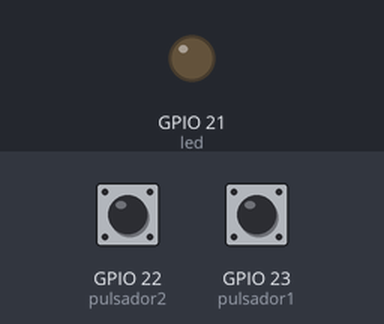
Simulated run of this sketch. Board: ESP32. Shown: output pins drawn as LEDs (lit = HIGH). The test bench sets the inputs (shaded band); at power-on: GPIO 22 (pulsador2) HIGH, GPIO 23 (pulsador1) HIGH. The modem accepts every AT command (registered, SIM ready, sends succeed) and sends nothing else.

Above: at 5.2 s.
5.3 s: GPIO 22 (pulsador2) pulled LOW for 0.15 s
At 5.4 s:
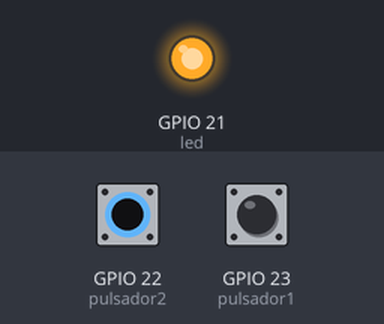
7.0 s: GPIO 22 (pulsador2) pulled LOW for 3.2 s
At 11.3 s:
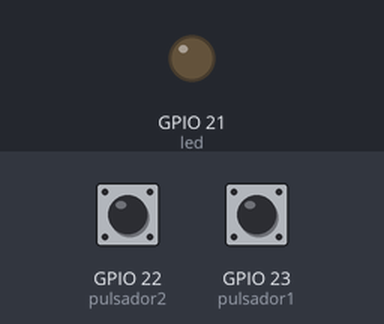
11.7 s: GPIO 23 (pulsador1) pulled LOW for 3.2 s
At 12.4 s:
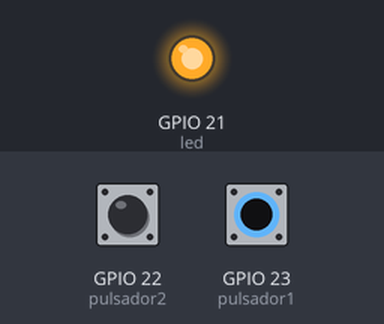
Timing chart, 0 to 16.4 s (numbered marks = the images above; inputs shaded):
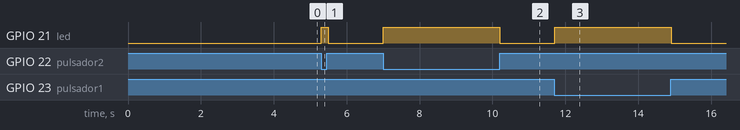

The sketch:

RYLR998_EMISOR.ino
```cpp
String lora_band = "915000000"; // Banda de frecuencia (Hz) dependerá del país/región donde se encuentre
String lora_networkid = "18";   // Identificación de la red LoRa
String lora_address = "1";      // Dirección del módulo LoRa
String lora_RX_address = "2";   // Dirección del módulo receptor LoRa

int led = 21;       // LED conectado al pin D21 del ESP32
int pulsador1 = 23; // Pulsador conectado al pin D22 del ESP32
int pulsador2 = 22; // Pulsador conectado al pin D23 del ESP32

void setup() {
  Serial2.begin(115200, SERIAL_8N1, 16, 17); // Puerto serie 2 (pin 16 RXD, 17 TXD UART del ESP32) y velocidad de 115200
  pinMode(pulsador1, INPUT_PULLUP); // Modo de entrada para el pin D23 del pulsador
  pinMode(pulsador2, INPUT_PULLUP); // Modo de entrada para el pin D22 del pulsador
  pinMode(led, OUTPUT); // Modo de salida para el pin D21 del LED

  delay(1500);
  Serial2.println("AT+BAND=" + lora_band); // Configuración del módulo/puerto serie (UART 2)
  delay(500);
  Serial2.println("AT+ADDRESS=" + lora_address); // Establecer la dirección del módulo LoRa
  delay(500);
  Serial2.println("AT+NETWORKID=" + lora_networkid); // Establecer la identificación de la red LoRa
  delay(1500);
}

void loop() {
  delay(100);

  if (digitalRead(pulsador1) == LOW) { // Si el pulsador 1 está presionado
    digitalWrite(led, HIGH); // Encender el LED
    Serial2.println("AT+SEND=" + lora_RX_address + ",2,ON"); // Enviar datos al módulo receptor "ON" (2 bytes)
  } else {
    digitalWrite(led, LOW); // Apagar el LED


  if (digitalRead(pulsador2) == LOW) { // Si el pulsador 2 está presionado
    digitalWrite(led, HIGH); // Encender el LED
    Serial2.println("AT+SEND=" + lora_RX_address + ",2,OF"); // Enviar datos al módulo receptor "OF" (2 bytes)
  } else {
    digitalWrite(led, LOW); // Apagar el LED
  }
}
}
```

Measured:
- after the input at 5.3 s, GPIO 21 (led): LOW → HIGH at once, → LOW 0.20 s later
- after the input at 7.0 s, GPIO 21 (led): LOW → HIGH at once, → LOW 3.2 s later
- after the input at 11.7 s, GPIO 21 (led): LOW → HIGH at once, → LOW 3.2 s later
